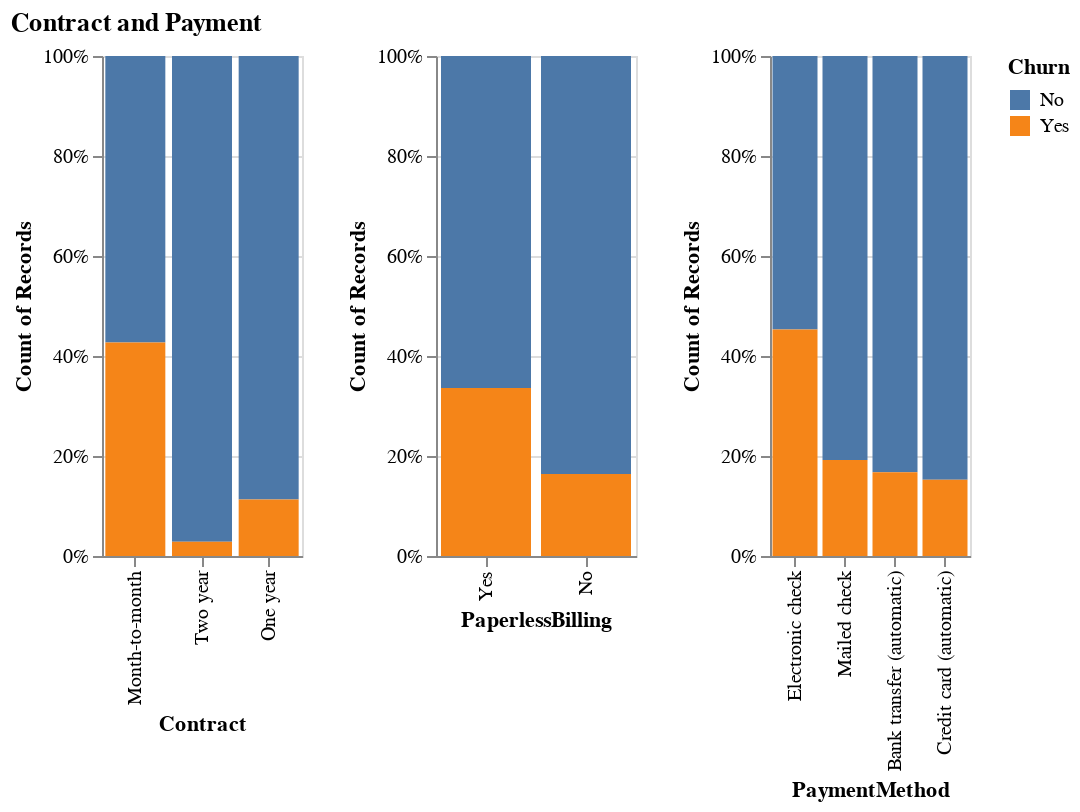

Source (notebook cell):
### Markdown cell above
- For internet service, people choosing Fiber optic have the highest churnning rate.
- There are 4 additional service including online security, online backup, device protection and tech support sharing similar patterns. People adopting these service are less likey to churn (Yes vs. No), indicating their engagements.
- In addition, streaming TV and streaming movies are also related to internet service. But it seems these services may not satisfy customers a lot.

### Code cell
# Contract and Payment
c = charts["Contract"] | charts["PaperlessBilling"] | charts["PaymentMethod"]
c = c.properties(title="Contract and Payment")
# c.save(f"imgs/contract_payment_churn.png", ppi=200)
c.display()

### Figure 1 — Vega specification as saved in the notebook (floating-point values rounded to 4 significant figures)
{"$schema": "https://vega.github.io/schema/vega/v5.json", "data": [{"name": "source_0"}, {"name": "data_1", "values": [{"Churn": "No", "Contract": "Month-to-month", "__count_end": 1.0, "__count_start": 0.4271}, {"Churn": "No", "Contract": "One year", "__count_end": 1.0, "__count_start": 0.1128}, {"Churn": "Yes", "Contract": "Month-to-month", "__count_end": 0.4271, "__count_start": 0.0}, {"Churn": "No", "Contract": "Two year", "__count_end": 1.0, "__count_start": 0.02849}, {"Churn": "Yes", "Contract": "Two year", "__count_end": 0.02849, "__count_start": 0.0}, {"Churn": "Yes", "Contract": "One year", "__count_end": 0.1128, "__count_start": 0.0}]}, {"name": "data_2", "values": [{"Churn": "No", "PaperlessBilling": "Yes", "__count_end": 1.0, "__count_start": 0.3359}, {"Churn": "No", "PaperlessBilling": "No", "__count_end": 1.0, "__count_start": 0.1638}, {"Churn": "Yes", "PaperlessBilling": "Yes", "__count_end": 0.3359, "__count_start": 0.0}, {"Churn": "Yes", "PaperlessBilling": "No", "__count_end": 0.1638, "__count_start": 0.0}]}, {"name": "data_3", "values": [{"Churn": "No", "PaymentMethod": "Electronic check", "__count_end": 1.0, "__count_start": 0.4529}, {"Churn": "No", "PaymentMethod": "Mailed check", "__count_end": 1.0, "__count_start": 0.192}, {"Churn": "Yes", "PaymentMethod": "Mailed check", "__count_end": 0.192, "__count_start": 0.0}, {"Churn": "No", "PaymentMethod": "Bank transfer (automatic)", "__count_end": 1.0, "__count_start": 0.1673}, {"Churn": "Yes", "PaymentMethod": "Electronic check", "__count_end": 0.4529, "__count_start": 0.0}, {"Churn": "No", "PaymentMethod": "Credit card (automatic)", "__count_end": 1.0, "__count_start": 0.1525}, {"Churn": "Yes", "PaymentMethod": "Bank transfer (automatic)", "__count_end": 0.1673, "__count_start": 0.0}, {"Churn": "Yes", "PaymentMethod": "Credit card (automatic)", "__count_end": 0.1525, "__count_start": 0.0}]}, {"name": "data_1_color_domain_Churn_0", "values": [{"Churn": "No"}, {"Churn": "Yes"}]}, {"name": "data_2_color_domain_Churn_1", "values": [{"Churn": "No"}, {"Churn": "Yes"}]}, {"name": "data_3_color_domain_Churn_2", "values": [{"Churn": "No"}, {"Churn": "Yes"}]}, {"name": "source_0_concat_0_x_domain_Contract", "values": [{"Contract": "Month-to-month", "sort_field": 3875}, {"Contract": "One year", "sort_field": 1472}, {"Contract": "Two year", "sort_field": 1685}]}, {"name": "source_0_concat_1_x_domain_PaperlessBilling", "values": [{"PaperlessBilling": "Yes", "sort_field": 4168}, {"PaperlessBilling": "No", "sort_field": 2864}]}, {"name": "source_0_concat_2_x_domain_PaymentMethod", "values": [{"PaymentMethod": "Electronic check", "sort_field": 2365}, {"PaymentMethod": "Mailed check", "sort_field": 1604}, {"PaymentMethod": "Bank transfer (automatic)", "sort_field": 1542}, {"PaymentMethod": "Credit card (automatic)", "sort_field": 1521}]}], "signals": [{"name": "childWidth", "value": 100}], "marks": [{"type": "group", "name": "concat_0_group", "encode": {"update": {"width": {"signal": "childWidth"}, "height": {"signal": "height"}}}, "marks": [{"type": "rect", "name": "concat_0_marks", "from": {"data": "data_1"}, "encode": {"update": {"fill": {"field": "Churn", "scale": "color"}, "x": {"field": "Contract", "scale": "concat_0_x"}, "y": {"field": "__count_end", "scale": "concat_0_y"}, "width": {"signal": "max(0.25, bandwidth('concat_0_x'))"}, "y2": {"field": "__count_start", "scale": "concat_0_y"}}}, "style": ["bar"]}], "axes": [{"scale": "concat_0_y", "grid": true, "domain": false, "labels": false, "maxExtent": 0, "aria": false, "minExtent": 0, "tickCount": {"signal": "ceil(height/40)"}, "zindex": 0, "gridScale": "concat_0_x", "orient": "left", "ticks": false}, {"scale": "concat_0_x", "orient": "bottom", "grid": false, "labelBaseline": "middle", "zindex": 0, "labelAlign": "right", "title": "Contract", "labelAngle": 270}, {"scale": "concat_0_y", "format": ".0%", "grid": false, "labelOverlap": true, "orient": "left", "tickCount": {"signal": "ceil(height/40)"}, "zindex": 0, "title": "Count of Records"}], "style": "cell"}, {"type": "group", "name": "concat_1_group", "encode": {"update": {"height": {"signal": "height"}, "width": {"signal": "childWidth"}}}, "marks": [{"type": "rect", "name": "concat_1_marks", "from": {"data": "data_2"}, "encode": {"update": {"y": {"field": "__count_end", "scale": "concat_1_y"}, "width": {"signal": "max(0.25, bandwidth('concat_1_x'))"}, "y2": {"field": "__count_start", "scale": "concat_1_y"}, "fill": {"field": "Churn", "scale": "color"}, "x": {"field": "PaperlessBilling", "scale": "concat_1_x"}}}, "style": ["bar"]}], "axes": [{"scale": "concat_1_y", "grid": true, "zindex": 0, "gridScale": "concat_1_x", "tickCount": {"signal": "ceil(height/40)"}, "labels": false, "aria": false, "domain": false, "maxExtent": 0, "orient": "left", "minExtent": 0, "ticks": false}, {"scale": "concat_1_x", "labelAngle": 270, "title": "PaperlessBilling", "labelBaseline": "middle", "zindex": 0, "labelAlign": "right", "grid": false, "orient": "bottom"}, {"scale": "concat_1_y", "grid": false, "labelOverlap": true, "tickCount": {"signal": "ceil(height/40)"}, "zindex": 0, "title": "Count of Records", "format": ".0%", "orient": "left"}], "style": "cell"}, {"type": "group", "name": "concat_2_group", "encode": {"update": {"height": {"signal": "height"}, "width": {"signal": "childWidth"}}}, "marks": [{"type": "rect", "name": "concat_2_marks", "from": {"data": "data_3"}, "encode": {"update": {"x": {"field": "PaymentMethod", "scale": "concat_2_x"}, "y2": {"field": "__count_start", "scale": "concat_2_y"}, "width": {"signal": "max(0.25, bandwidth('concat_2_x'))"}, "fill": {"field": "Churn", "scale": "color"}, "y": {"field": "__count_end", "scale": "concat_2_y"}}}, "style": ["bar"]}], "axes": [{"scale": "concat_2_y", "maxExtent": 0, "grid": true, "gridScale": "concat_2_x", "zindex": 0, "orient": "left", "aria": false, "tickCount": {"signal": "ceil(height/40)"}, "ticks": false, "domain": false, "minExtent": 0, "labels": false}, {"scale": "concat_2_x", "orient": "bottom", "grid": false, "labelAngle": 270, "labelBaseline": "middle", "zindex": 0, "title": "PaymentMethod", "labelAlign": "right"}, {"scale": "concat_2_y", "grid": false, "title": "Count of Records", "zindex": 0, "orient": "left", "format": ".0%", "labelOverlap": true, "tickCount": {"signal": "ceil(height/40)"}}], "style": "cell"}], "scales": [{"name": "color", "type": "ordinal", "domain": {"fields": [{"data": "data_1_color_domain_Churn_0", "field": "Churn"}, {"data": "data_2_color_domain_Churn_1", "field": "Churn"}, {"data": "data_3_color_domain_Churn_2", "field": "Churn"}], "sort": true}, "range": "category"}, {"name": "concat_0_x", "type": "band", "domain": {"data": "source_0_concat_0_x_domain_Contract", "field": "Contract", "sort": {"op": "max", "field": "sort_field", "order": "descending"}}, "range": [0, {"signal": "childWidth"}], "paddingOuter": 0.05, "paddingInner": 0.1}, {"name": "concat_0_y", "type": "linear", "domain": [0, 1], "range": [{"signal": "height"}, 0], "zero": true, "nice": true}, {"name": "concat_1_x", "type": "band", "domain": {"data": "source_0_concat_1_x_domain_PaperlessBilling", "field": "PaperlessBilling", "sort": {"op": "max", "field": "sort_field", "order": "descending"}}, "range": [0, {"signal": "childWidth"}], "paddingInner": 0.1, "paddingOuter": 0.05}, {"name": "concat_1_y", "type": "linear", "domain": [0, 1], "range": [{"signal": "height"}, 0], "nice": true, "zero": true}, {"name": "concat_2_x", "type": "band", "domain": {"data": "source_0_concat_2_x_domain_PaymentMethod", "field": "PaymentMethod", "sort": {"op": "max", "field": "sort_field", "order": "descending"}}, "range": [0, {"signal": "childWidth"}], "paddingOuter": 0.05, "paddingInner": 0.1}, {"name": "concat_2_y", "type": "linear", "domain": [0, 1], "range": [{"signal": "height"}, 0], "nice": true, "zero": true}], "title": {"text": "Contract and Payment", "anchor": "start"}, "padding": 5, "height": 250, "layout": {"padding": 20, "bounds": "full", "align": "each"}, "legends": [{"fill": "color", "symbolType": "square", "title": "Churn"}], "background": "white"}
